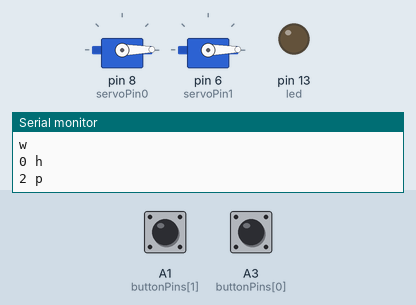
Recording of a sketch running on a simulated Arduino Uno, built with avr-gcc and run on an emulated ATmega328P. Shown: 2 × servo, output pins drawn as LEDs (lit = HIGH), the last lines printed to the serial monitor. The test bench sets the inputs (shaded band); at power-on: A1 (buttonPins[1]) HIGH, A3 (buttonPins[0]) HIGH.

Above: at 8.3 s.
8.4 s: A1 (buttonPins[1]) pulled LOW for 0.15 s
At 8.77 s:
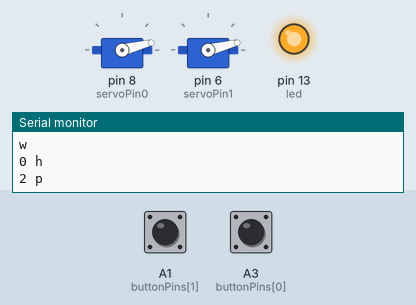
At 9.38 s:
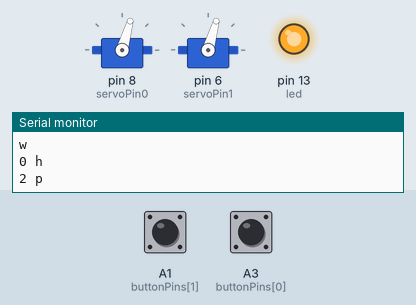
11.5 s: A1 (buttonPins[1]) pulled LOW for 1 s
At 13.03 s:
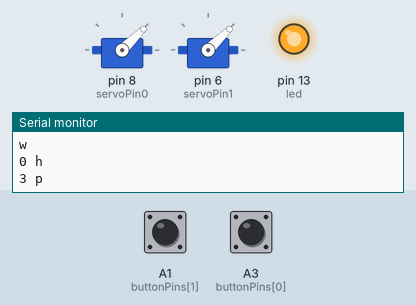
14.5 s: A3 (buttonPins[0]) pulled LOW for 3.2 s
Timing chart, 0 to 22.9 s (numbered marks = the images above; inputs shaded):
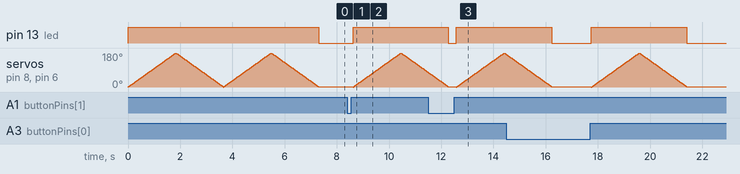

The sketch:

tickleBand3.ino
```cpp
/*
 * tickleBand3
 * A standalone OZ prototye testing triggers at certain time of the day
 * Set the hour of a trigger using the trigger hours
 */

#include <Time.h>
#include <Servo.h>
#define DEBUG true
#define TIME_MSG_LEN  11   // time sync to PC is HEADER followed by Unix time_t as ten ASCII digits
#define TIME_HEADER  'T'   // Header tag for serial time sync message
#define TIME_REQUEST  7    // ASCII bell character requests a time sync message
// set pin numbers
const int buttonPins[] = {
  A3, A1};
const int numInputs = 2;
const int servoPin0 = 8;
const int servoPin1 = 6;

Servo servo0;
Servo servo1;

int pos0 = 0;
int pos1 = 0;
int led = 13;

int numberPresses = 0;
int lastButtonState[numInputs];

// T1262347200  //noon Jan 1 2010
// Trigger hours
#define NUM_TRIGGERS 4
int TriggerHours[] = {
  9,12,14,18,24};

void setup()  {
  Serial.begin(9600);
  for(int i=0; i<numInputs; i++){
    pinMode(buttonPins[i], INPUT);
    digitalWrite(buttonPins[i], HIGH);
    lastButtonState[i] = LOW;
  }
  pinMode(led, OUTPUT);
}

void loop(){
  int reading[numInputs];
  for(int i = 0; i < numInputs; i++){
    reading[i] = digitalRead(buttonPins[i]);
    // If the switch changed, due to noise or pressing:
    if (reading[i] != lastButtonState[i]) {
      // reset the debouncing timer
      if(reading[i] == HIGH){
        numberPresses++;
        if(DEBUG) triggerTickle();
      }
    }
    // save the reading.  Next time through the loop,
    // it'll be the lastButtonState:
    lastButtonState[i] = reading[i];
  }
  if(Serial.available() )
  {
    processSyncMessage();
  }
  if(timeStatus() == timeNotSet)
    Serial.println("w");
  else{
    boolean trigger = false;
    for(int i = 0; i< NUM_TRIGGERS; i++){
      if(hour() == TriggerHours[i] && minute() % 5 == 0 && second() == 15){
        trigger = true;
      }
    }
    if(trigger){
      triggerTickle();
    }
  }
  stopTickle();
  Serial.println(String(hour()) + " h");
  Serial.println(String(numberPresses) + " p");
  delay(100);

}

void triggerTickle(){
  if(DEBUG) digitalWrite(led, HIGH);
  servo0.attach(servoPin0);
  servo1.attach(servoPin1);
  for(pos0 = 0; pos0 < 180; pos0 += 1)  // goes from 0 degrees to 180 degrees
  {                                  // in steps of 1 degree
    servo0.write(pos0);
    servo1.write(pos0);    // tell servo to go to position in variable 'pos'
    delay(10);                       // waits 15ms for the servo to reach the position
  }
  for(pos0 = 180; pos0>=1; pos0-=1)     // goes from 180 degrees to 0 degrees
  {
    servo0.write(pos0);
    servo1.write(pos0);    // tell servo to go to position in variable 'pos'
    delay(10);                       // waits 15ms for the servo to reach the position
  }
}

void stopTickle(){
  servo0.detach();
  servo1.detach();
  if(DEBUG) digitalWrite(led, LOW);
}

void digitalClockDisplay(){
  // digital clock display of the time
  Serial.print(hour());
  printDigits(minute());
  printDigits(second());
  Serial.print(" ");
  Serial.print(day());
  Serial.print(" ");
  Serial.print(month());
  Serial.print(" ");
  Serial.print(year());
  Serial.println();
}

void printDigits(int digits){
  // utility function for digital clock display: prints preceding colon and leading 0
  Serial.print(":");
  if(digits < 10)
    Serial.print('0');
  Serial.print(digits);
}

void processSyncMessage() {
  // if time sync available from serial port, update time and return true
  while(Serial.available() >=  TIME_MSG_LEN ){  // time message consists of header & 10 ASCII digits
    char c = Serial.read() ;
    Serial.print(c);
    if( c == TIME_HEADER ) {
      time_t pctime = 0;
      for(int i=0; i < TIME_MSG_LEN -1; i++){
        c = Serial.read();
        if( c >= '0' && c <= '9'){
          pctime = (10 * pctime) + (c - '0') ; // convert digits to a number
        }
      }
      setTime(pctime);   // Sync Arduino clock to the time received on the serial port
    }
  }
}
```

Measured:
- after the input at 8.4 s, pin 13 (led): LOW → HIGH after 0.22 s
